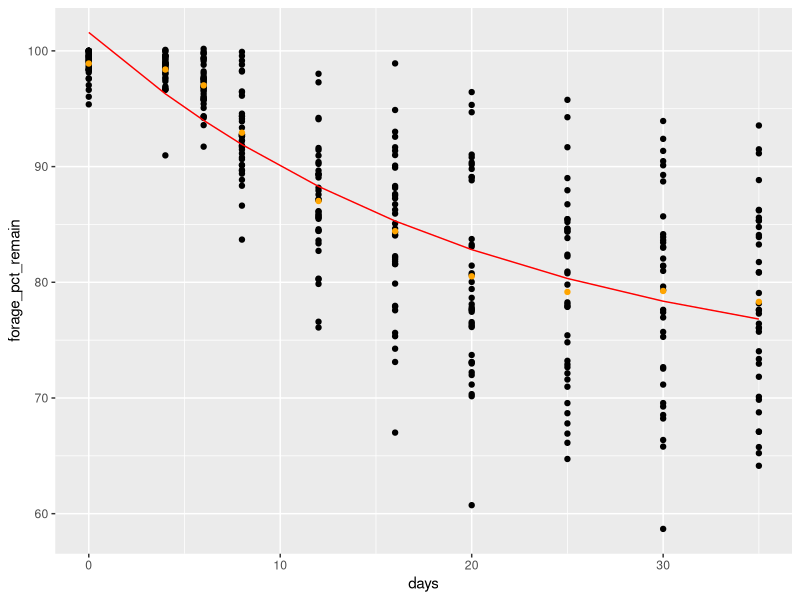
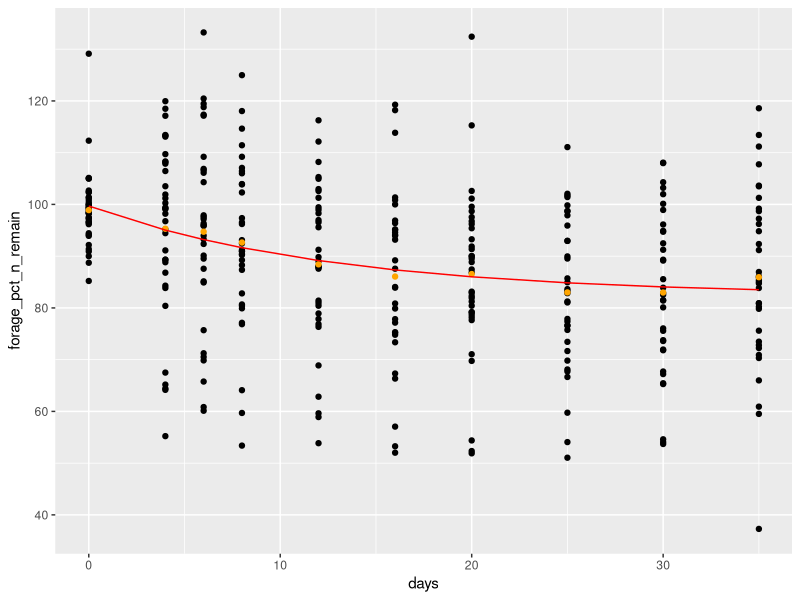
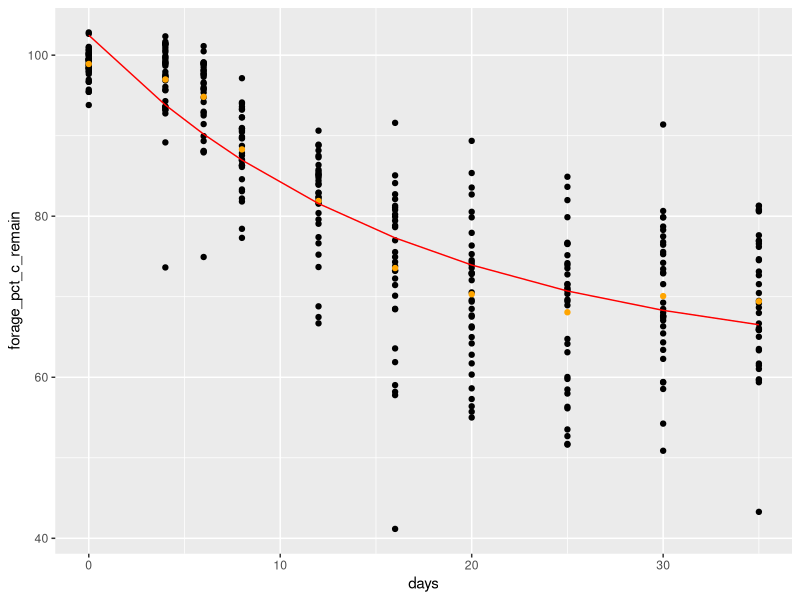
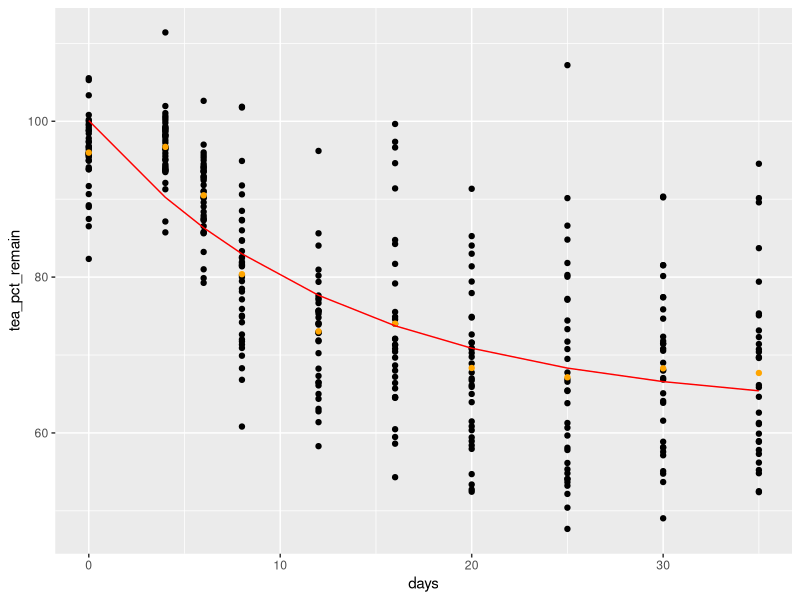
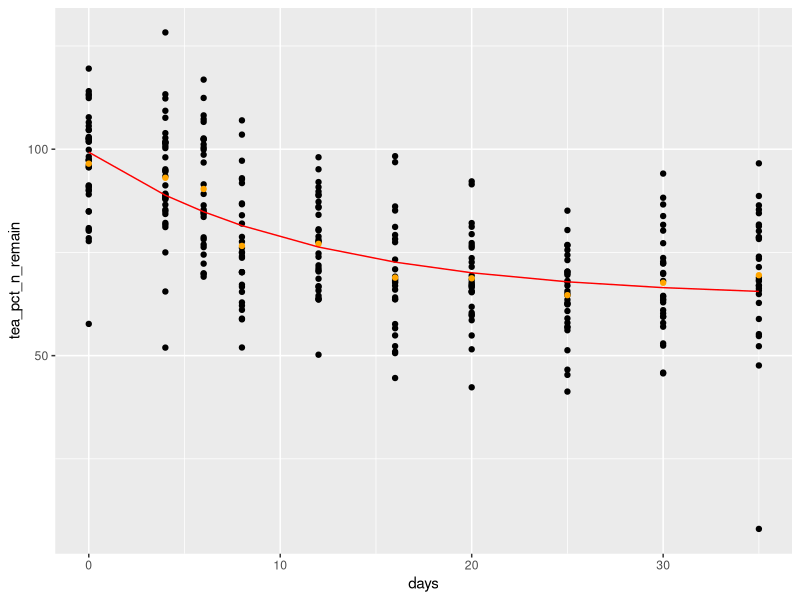
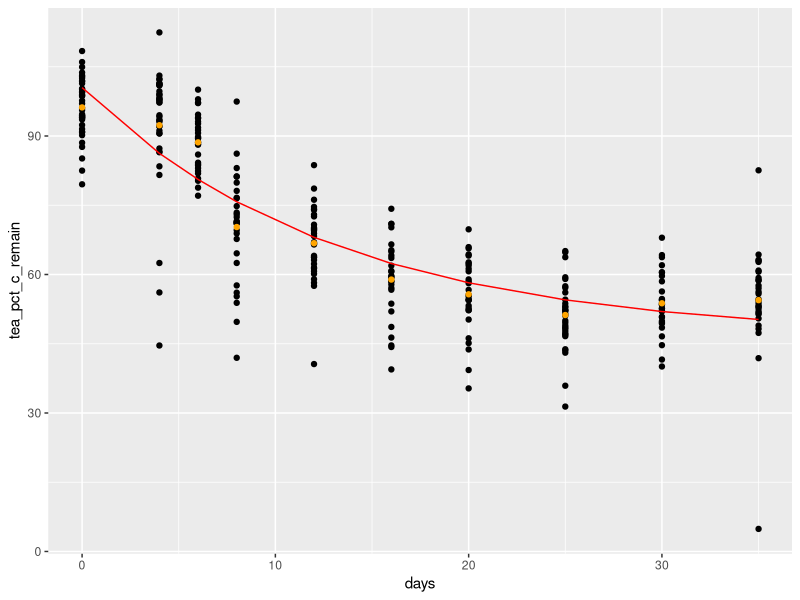
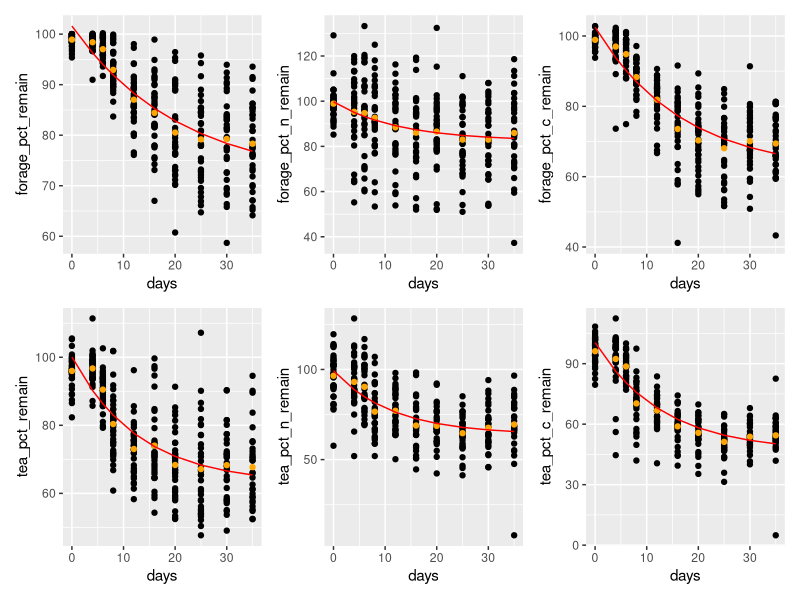
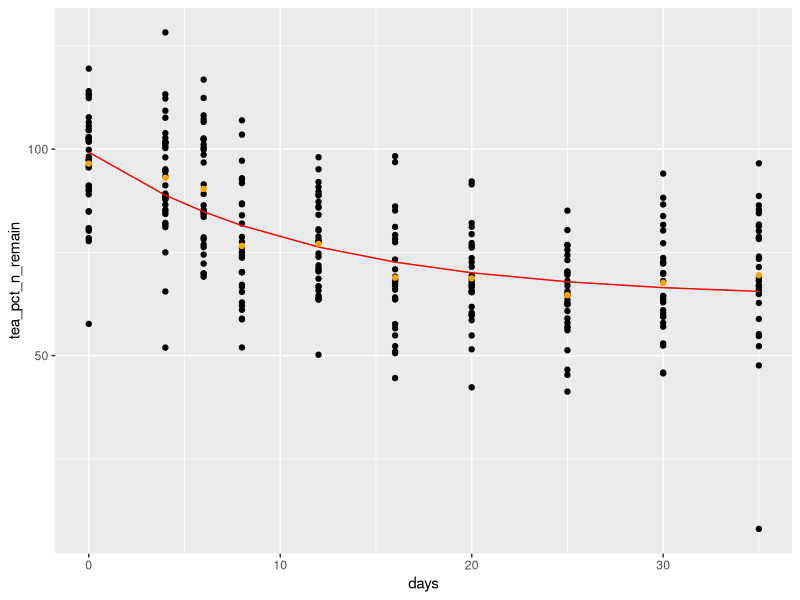

Here is the R script that generated these plots, in order: (Note: this script raises an error after producing the figures.)
# LIBRARIES ----
library(tidyverse)
library(broom)
library(patchwork)

# READ IN THE DATA ----
full.df <- read_csv("output/pct remaining data.csv")

# CREATE DATA FRAMES FOR EACH VARIABLE ----

# forage biomass
f.df <- full.df %>%
  select(days, forage_pct_remain) %>%
  na.omit()

# forage n
f_n.df <- full.df %>%
  select(days, forage_pct_n_remain) %>%
  na.omit()

# forage c
f_c.df <- full.df %>%
  select(days, forage_pct_c_remain) %>%
  na.omit()

# tea biomass
t.df <- full.df %>%
  select(days, tea_pct_remain) %>%
  na.omit()

# tea n
t_n.df <- full.df %>%
  select(days, tea_pct_n_remain) %>%
  na.omit()

# tea c 
t_c.df <-full.df %>%
  select(days, tea_pct_c_remain) %>%
  na.omit()

# FIT THE MODELS ----

# forage
f_fit <- nls(forage_pct_remain ~ SSasymp(days, Asym, R0, lrc), data = f.df)

# forage n
fn_fit <- nls(forage_pct_n_remain ~ SSasymp(days, Asym, R0, lrc), data = f_n.df)

# forage c
fc_fit <- nls(forage_pct_c_remain ~ SSasymp(days, Asym, R0, lrc), data = f_c.df)

# tea
t_fit <- nls(tea_pct_remain ~ SSasymp(days, Asym, R0, lrc), data = t.df)

# tea n
tn_fit <- nls(tea_pct_n_remain ~ SSasymp(days, Asym, R0, lrc), data = t_n.df)

# tea c 
tc_fit <- nls(tea_pct_c_remain ~ SSasymp(days, Asym, R0, lrc), data = t_c.df)

# MATCH PREDICTED AND FITTED VALUES ----

# forage
f.df <- f.df %>%
  mutate(f_fit = predict(f_fit))

# forage nitrogen
f_n.df <- f_n.df %>%
  mutate(fn_fit = predict(fn_fit))

# forage carbon
f_c.df <- f_c.df %>%
  mutate(fc_fit = predict(fc_fit))

# tea
t.df <- t.df %>%
  mutate(t_fit = predict(t_fit))

# tea nitrogen
t_n.df <- t_n.df %>%
  mutate(tn_fit = predict(tn_fit))

# tea carbon
t_c.df <- t_c.df %>%
  mutate(tc_fit = predict(tc_fit))

# PLOTTING ----

# forage
a <- f.df %>%
  ggplot(aes(days, forage_pct_remain)) +
  geom_point() +
  stat_summary(fun = mean, geom = "point", color = "orange") +
  geom_line(aes(y = f_fit), color = "red") 

a

# forage nitrogen 
b <- f_n.df %>%
  ggplot(aes(days, forage_pct_n_remain)) +
  geom_point() +
  stat_summary(fun = mean, geom = "point", color = "orange") +
  geom_line(aes(y = fn_fit), color = "red") 

b

# forage carbon
c <- f_c.df %>%
  ggplot(aes(days, forage_pct_c_remain)) +
  geom_point() +
  stat_summary(fun = mean, geom = "point", color = "orange") +
  geom_line(aes(y = fc_fit), color = "red") 

c

# tea
d <- t.df %>%
  ggplot(aes(days, tea_pct_remain)) +
  geom_point() +
  stat_summary(fun = mean, geom = "point", color = "orange") +
  geom_line(aes(y = t_fit), color = "red")

d

# tea nitrogen
e <- t_n.df %>%
  ggplot(aes(days, tea_pct_n_remain)) +
  geom_point() +
  stat_summary(fun = mean, geom = "point", color = "orange") +
  geom_line(aes(y = tn_fit), color = "red")

e

# tea carbon
f <- t_c.df %>%
  ggplot(aes(days, tea_pct_c_remain)) +
  geom_point() +
  stat_summary(fun = mean, geom = "point", color = "orange") +
  geom_line(aes(y = tc_fit), color = "red") 

f

# put plots together
a + b + c + d + e + f


# TESTING MODEL FITS ----

# create a dataframe for the tea data 
tea_n.df <- full.df %>%
  select(days, tea_pct_n_remain) %>%
  na.omit()


# what if we try with SSasymp
fit <- nls(tea_pct_n_remain ~ SSasymp(days, Asym, R0, lrc), data = tea_n.df)


# save the predicted values 
tea_n.df <- tea_n.df %>%
  mutate(y_predicted = predict(fit))

# plotting 
tea_n.df %>%
  ggplot(aes(days, tea_pct_n_remain)) +
  geom_point() +
  geom_line(aes(y = y_predicted), color = "red") +
  stat_summary(fun = mean, geom = "point", color = "orange")










  
# i want to try automating this here
long.df <- full.df %>%
  pivot_longer(
    cols = c(forage_pct_remain, forage_pct_c_remain, forage_pct_n_remain,
             tea_pct_remain, tea_pct_c_remain, tea_pct_n_remain),
    names_to = "name",
    values_to = "result"
  ) %>%
  na.omit()



fitted.df <- long.df %>%
  nest(data = -name) %>%
  mutate(
    fit = map(data, ~nls(result ~ SSasymp(days, Asym, R0, lrc), data = .x)),
    tidied = map(fit, tidy),
    augmented = map(fit, augment, data = .)
  )

